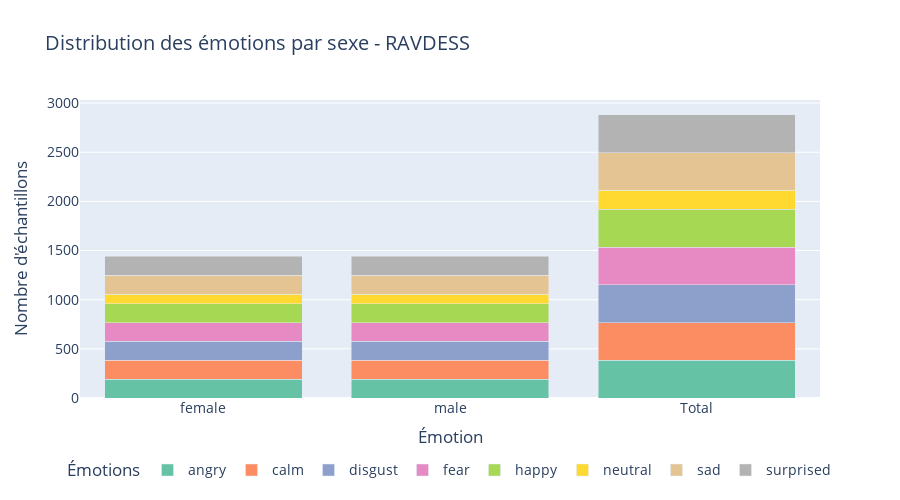
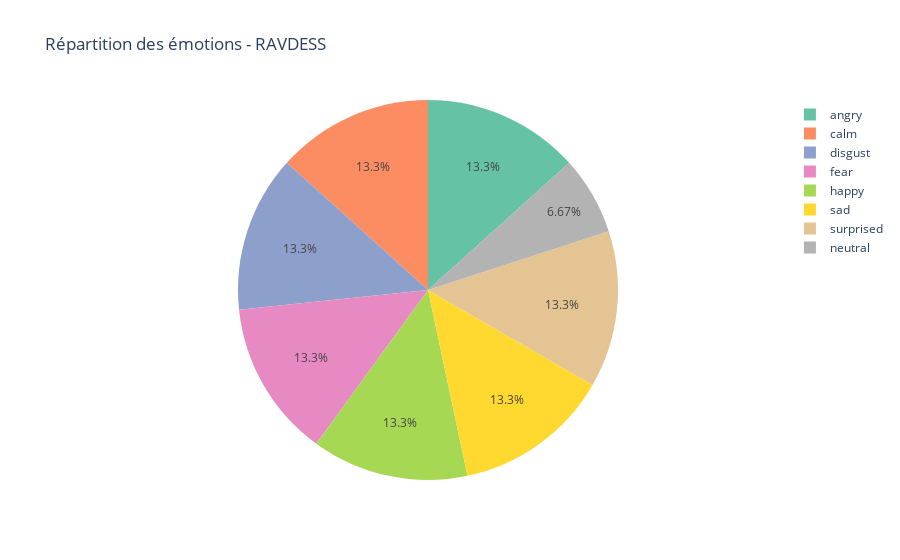

Notebook code for these charts, in order:
### Code cell
# Filtrer les données pour enlever la ligne "Total général"
count_ravdess_filtered = count_ravdess[count_ravdess.index != col]

# Visualisation améliorée des comptages par émotion et genre pour RAVDESS
fig_ravdess = px.bar(
    count_ravdess_filtered.T,
    x=count_ravdess_filtered.T.index,
    y=count_ravdess_filtered.T.columns,
    title="Distribution des émotions par sexe - RAVDESS",
    labels={"value": "Nombre d'échantillons", "emotion": "Émotion", "gender": "Genre"},
    barmode="stack",
    height=500,
    color_discrete_sequence=px.colors.qualitative.Set2  # Palette de couleurs améliorée
)

# Mise à jour des paramètres de mise en page
fig_ravdess.update_layout(
    xaxis_title="Émotion",
    yaxis_title="Nombre d'échantillons",
    title_font_size=20,
    legend_title="Émotions",
    font=dict(size=14),
    legend=dict(orientation="h", yanchor="bottom", y=-0.3, xanchor="center", x=0.5)  # Positionnement de la légende
)

fig_ravdess.show()

# Préparer les données pour le pie chart
pie_data = count_ravdess_filtered["Total"].reset_index()
pie_data.columns = ["emotion", "count"]

# Créer le graphique en camembert
fig_pie = px.pie(
    pie_data,
    names="emotion",
    values="count",
    title="Répartition des émotions - RAVDESS",
    color_discrete_sequence=px.colors.qualitative.Set2  # Palette de couleurs
)

# Afficher le graphique
fig_pie.show()

### Figure 1 — Plotly figure (JSON) as saved in the notebook; plotly's stock layout.template omitted (floating-point values rounded to 4 significant figures)
{"data": [{"hovertemplate": "Émotion=angry<br>Genre=%{x}<br>Nombre d'échantillons=%{y}<extra></extra>", "legendgroup": "angry", "marker": {"color": "rgb(102,194,165)", "pattern": {"shape": ""}}, "name": "angry", "orientation": "v", "showlegend": true, "textposition": "auto", "type": "bar", "x": ["female", "male", "Total"], "xaxis": "x", "y": [192, 192, 384], "yaxis": "y"}, {"hovertemplate": "Émotion=calm<br>Genre=%{x}<br>Nombre d'échantillons=%{y}<extra></extra>", "legendgroup": "calm", "marker": {"color": "rgb(252,141,98)", "pattern": {"shape": ""}}, "name": "calm", "orientation": "v", "showlegend": true, "textposition": "auto", "type": "bar", "x": ["female", "male", "Total"], "xaxis": "x", "y": [192, 192, 384], "yaxis": "y"}, {"hovertemplate": "Émotion=disgust<br>Genre=%{x}<br>Nombre d'échantillons=%{y}<extra></extra>", "legendgroup": "disgust", "marker": {"color": "rgb(141,160,203)", "pattern": {"shape": ""}}, "name": "disgust", "orientation": "v", "showlegend": true, "textposition": "auto", "type": "bar", "x": ["female", "male", "Total"], "xaxis": "x", "y": [192, 192, 384], "yaxis": "y"}, {"hovertemplate": "Émotion=fear<br>Genre=%{x}<br>Nombre d'échantillons=%{y}<extra></extra>", "legendgroup": "fear", "marker": {"color": "rgb(231,138,195)", "pattern": {"shape": ""}}, "name": "fear", "orientation": "v", "showlegend": true, "textposition": "auto", "type": "bar", "x": ["female", "male", "Total"], "xaxis": "x", "y": [192, 192, 384], "yaxis": "y"}, {"hovertemplate": "Émotion=happy<br>Genre=%{x}<br>Nombre d'échantillons=%{y}<extra></extra>", "legendgroup": "happy", "marker": {"color": "rgb(166,216,84)", "pattern": {"shape": ""}}, "name": "happy", "orientation": "v", "showlegend": true, "textposition": "auto", "type": "bar", "x": ["female", "male", "Total"], "xaxis": "x", "y": [192, 192, 384], "yaxis": "y"}, {"hovertemplate": "Émotion=neutral<br>Genre=%{x}<br>Nombre d'échantillons=%{y}<extra></extra>", "legendgroup": "neutral", "marker": {"color": "rgb(255,217,47)", "pattern": {"shape": ""}}, "name": "neutral", "orientation": "v", "showlegend": true, "textposition": "auto", "type": "bar", "x": ["female", "male", "Total"], "xaxis": "x", "y": [96, 96, 192], "yaxis": "y"}, {"hovertemplate": "Émotion=sad<br>Genre=%{x}<br>Nombre d'échantillons=%{y}<extra></extra>", "legendgroup": "sad", "marker": {"color": "rgb(229,196,148)", "pattern": {"shape": ""}}, "name": "sad", "orientation": "v", "showlegend": true, "textposition": "auto", "type": "bar", "x": ["female", "male", "Total"], "xaxis": "x", "y": [192, 192, 384], "yaxis": "y"}, {"hovertemplate": "Émotion=surprised<br>Genre=%{x}<br>Nombre d'échantillons=%{y}<extra></extra>", "legendgroup": "surprised", "marker": {"color": "rgb(179,179,179)", "pattern": {"shape": ""}}, "name": "surprised", "orientation": "v", "showlegend": true, "textposition": "auto", "type": "bar", "x": ["female", "male", "Total"], "xaxis": "x", "y": [192, 192, 384], "yaxis": "y"}], "layout": {"barmode": "stack", "font": {"size": 14}, "height": 500, "legend": {"orientation": "h", "title": {"text": "Émotions"}, "tracegroupgap": 0, "x": 0.5, "xanchor": "center", "y": -0.3, "yanchor": "bottom"}, "title": {"font": {"size": 20}, "text": "Distribution des émotions par sexe - RAVDESS"}, "xaxis": {"anchor": "y", "domain": [0, 1], "title": {"text": "Émotion"}}, "yaxis": {"anchor": "x", "domain": [0, 1], "title": {"text": "Nombre d'échantillons"}}}}

### Figure 2 — Plotly figure (JSON) as saved in the notebook; plotly's stock layout.template omitted (floating-point values rounded to 4 significant figures)
{"data": [{"domain": {"x": [0, 1], "y": [0, 1]}, "hovertemplate": "emotion=%{label}<br>count=%{value}<extra></extra>", "labels": ["angry", "calm", "disgust", "fear", "happy", "neutral", "sad", "surprised"], "legendgroup": "", "name": "", "showlegend": true, "type": "pie", "values": [384, 384, 384, 384, 384, 192, 384, 384]}], "layout": {"legend": {"tracegroupgap": 0}, "piecolorway": ["rgb(102,194,165)", "rgb(252,141,98)", "rgb(141,160,203)", "rgb(231,138,195)", "rgb(166,216,84)", "rgb(255,217,47)", "rgb(229,196,148)", "rgb(179,179,179)"], "title": {"text": "Répartition des émotions - RAVDESS"}}}
